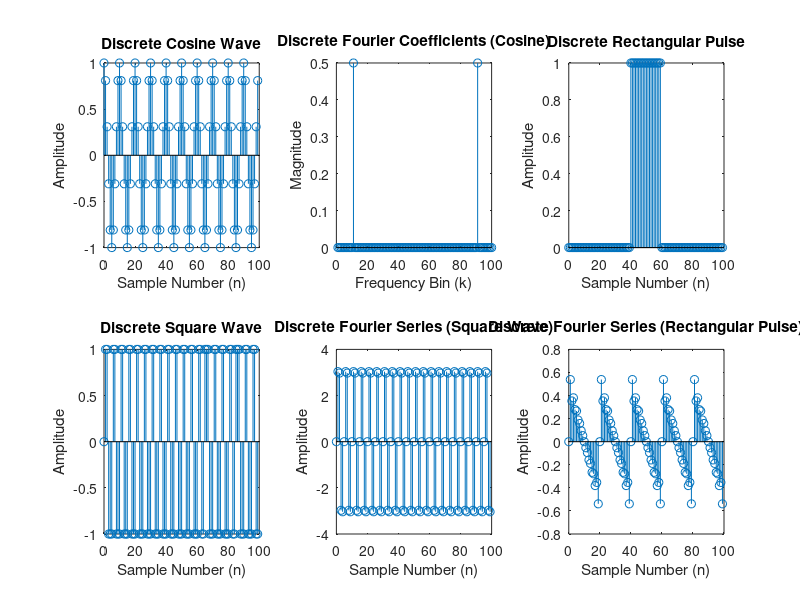

This figure's MATLAB source:
% Parameters
N = 100;             % Number of samples
f_cosine = 0.1;      % Frequency of the discrete cosine wave
f_square = 0.2;      % Frequency of the discrete square wave
f_pulse = 0.05;      % Frequency of the discrete rectangular pulse
A_cosine = 1;        % Amplitude of the discrete cosine wave
A_square = 1;        % Amplitude of the discrete square wave
A_pulse = 1;         % Amplitude of the discrete rectangular pulse
n = 0:N-1;           % Discrete time vector

% Generate a discrete cosine wave
x_cosine = A_cosine * cos(2 * pi * f_cosine * n);

% Generate a discrete square wave (manually created)
x_square = A_square * sign(sin(2 * pi * f_square * n));

% Generate a discrete rectangular pulse
T = 20; % Width of the pulse in samples
x_pulse = A_pulse * double((n >= N/2 - T/2) & (n < N/2 + T/2));

% Compute the discrete Fourier coefficients for the cosine wave
X_cosine = fft(x_cosine);
X_cosine = X_cosine / N; % Normalize by the number of samples

% Compute the discrete Fourier series for the square wave
numHarmonics = 10;  % Number of harmonics to include in the series
x_fourier_square = zeros(1, N);  % Initialize the discrete Fourier series for the square wave

for k = 1:numHarmonics
    harmonic = (4 * A_square / (2 * k - 1)) * sin(2 * pi * (2 * k - 1) * f_square * n);
    x_fourier_square = x_fourier_square + harmonic;
end

% Compute the discrete Fourier series for the rectangular pulse
x_fourier_pulse = zeros(1, N);
for k = 1:numHarmonics
    harmonic = (A_pulse * sin(2 * pi * f_pulse * k * n)) ./ (pi * k);
    x_fourier_pulse = x_fourier_pulse + harmonic;
end

% Plot the discrete cosine wave and its discrete Fourier coefficients
subplot(2, 3, 1);
stem(n, x_cosine);
xlabel('Sample Number (n)');
ylabel('Amplitude');
title('Discrete Cosine Wave');

subplot(2, 3, 2);
stem(abs(X_cosine));
xlabel('Frequency Bin (k)');
ylabel('Magnitude');
title('Discrete Fourier Coefficients (Cosine)');

% Plot the discrete square wave and its discrete Fourier series
subplot(2, 3, 4);
stem(n, x_square);
xlabel('Sample Number (n)');
ylabel('Amplitude');
title('Discrete Square Wave');

subplot(2, 3, 5);
stem(n, x_fourier_square);
xlabel('Sample Number (n)');
ylabel('Amplitude');
title('Discrete Fourier Series (Square Wave)');

% Plot the discrete rectangular pulse and its discrete Fourier series
subplot(2, 3, 3);
stem(n, x_pulse);
xlabel('Sample Number (n)');
ylabel('Amplitude');
title('Discrete Rectangular Pulse');

subplot(2, 3, 6);
stem(n, x_fourier_pulse);
xlabel('Sample Number (n)');
ylabel('Amplitude');
title('Discrete Fourier Series (Rectangular Pulse)');
